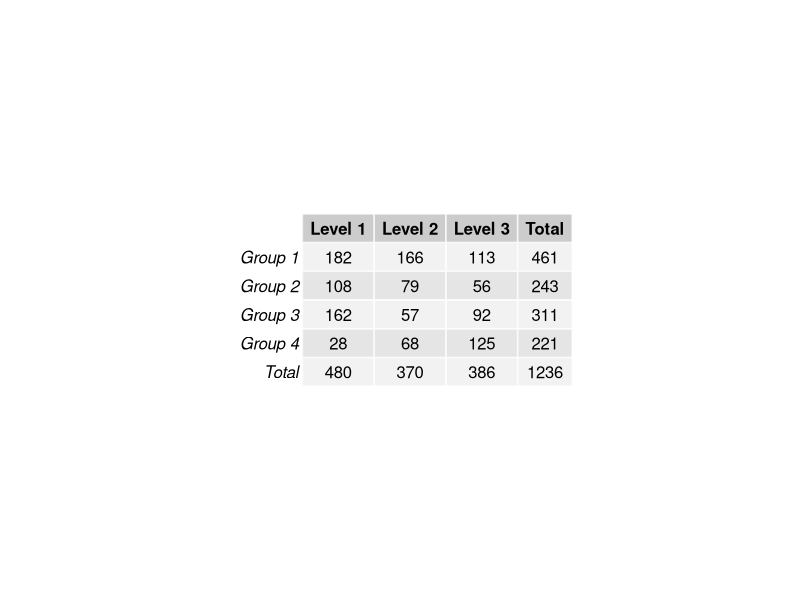
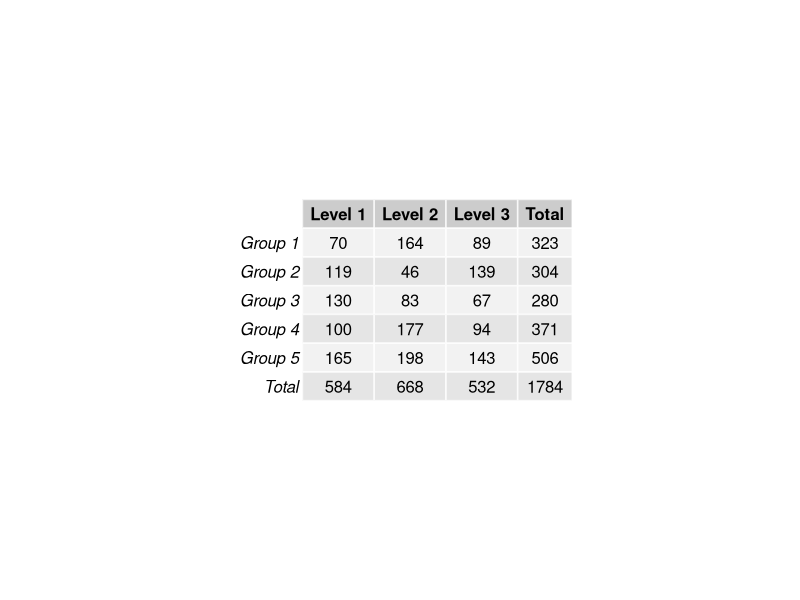
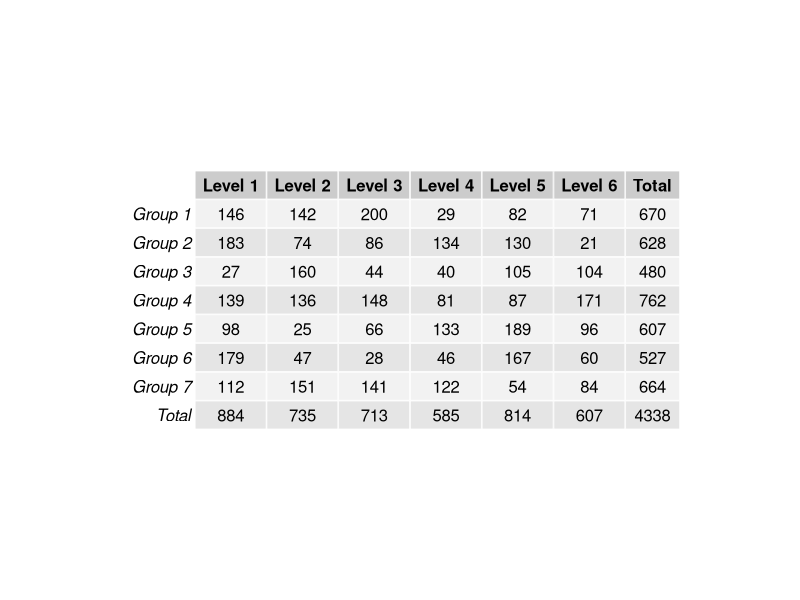
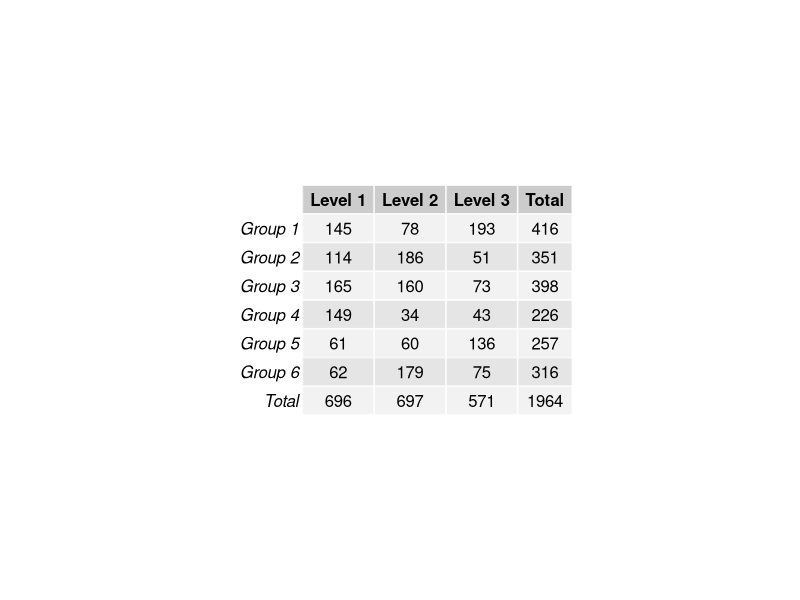
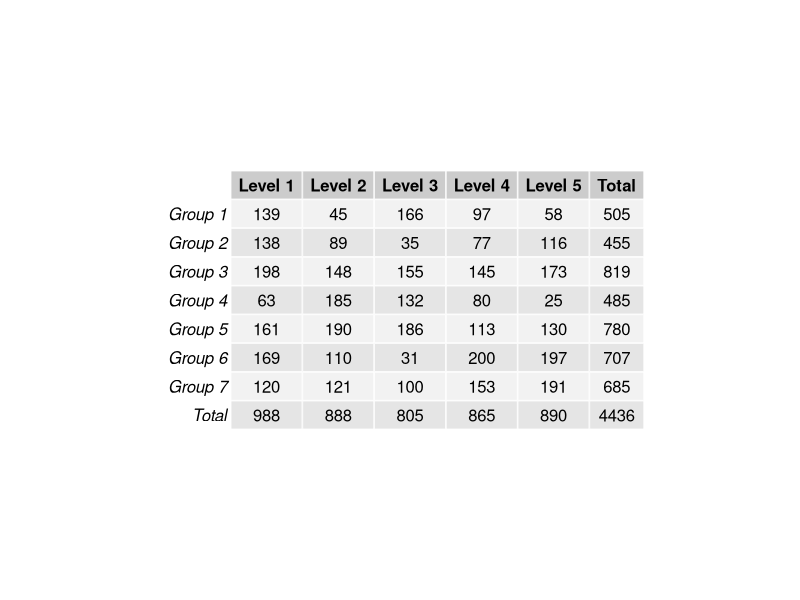
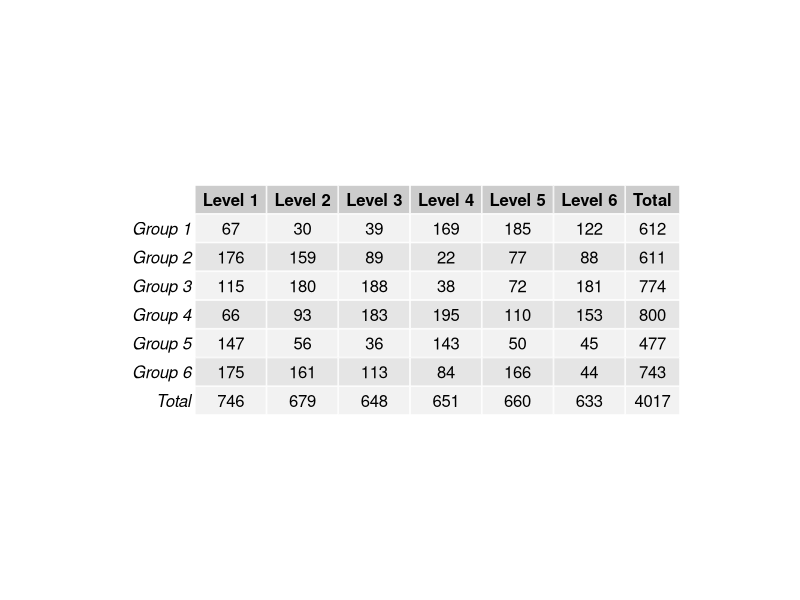
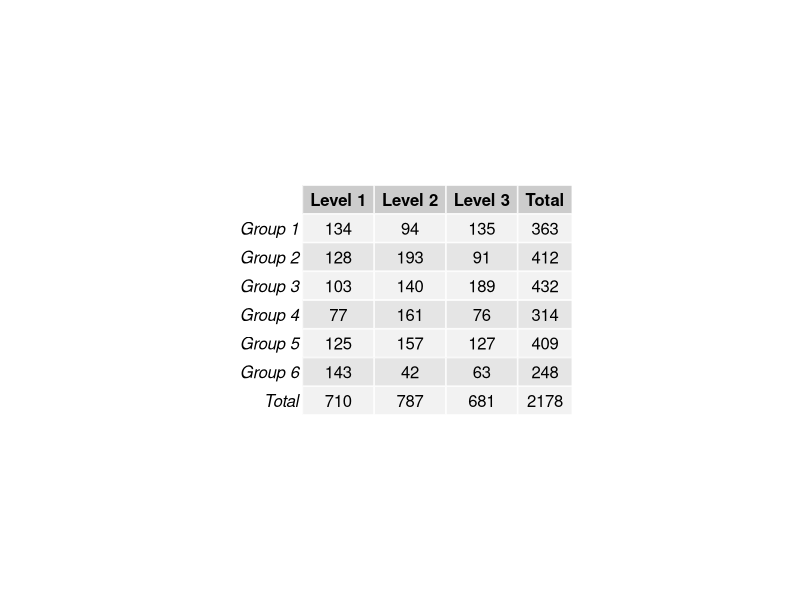
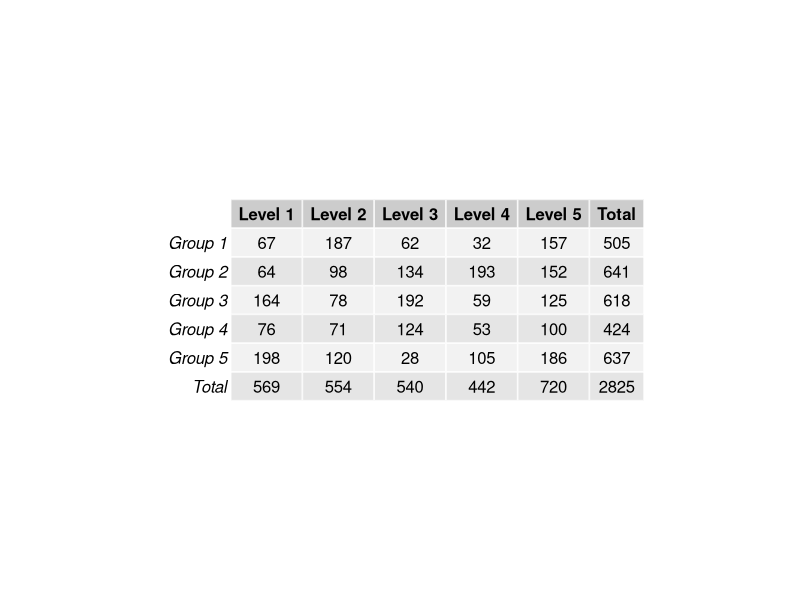

Generate these figures, in order, with R: (Note: this script raises an error after producing the figures.)
##### ChisqMC2 #####
library(gridExtra) # the pacakge needed for this particular question to create multiple grid-level plots in a page
ChisqMC2= function(
title = "ChisqMC2", # Question-bank title that will be easily viewable in e-learning
n = 200, # Number of questions to generate
type = "MC", # The question type, one of many possible types on e-learning
answers = 5, # Number of answers per MC question
points.per.q = 4, # Number of points the question is worth (on the test)
difficulty = 1, # An easily viewable difficulty level on e-learning
quest.txt1 = "The above table contains frequency data across two categorical variables. What are the degrees of freedom for the chi square test of association between the two variables?", # The above question text is the static text for the full question
digits = 2, # This is the number of decimal places to round off the data
loc.path = "Images/", # This is the local path used to store any randomly generated image files
e.path = "Images/", # This is the path on e-learning used to store any above-implemented image files
hint = "You need the formula for degrees of freedom from your chapter on chi squares.", # This is a student hint, visible to them during the exam on e-learning
feedback = "df = (#rows - 1)*(#cols - 1)" # This is student feedback, visible after the exam
)
{
param <- c("NewQuestion","ID","Title","QuestionText","Points","Difficulty", "Image",
           rep("Option", answers),"Hint","Feedback") # These are setting row names for the CSV file
questions <- data.frame() # This opens a data frame to store the randomly generated questions below
for(i in 1:n)
{
  ID <- paste(title, i, sep = "-") # The ID of the specific question within the bank, title + question number in the loop
  points <- sample(c(rep(0,answers-1),100),replace=F) # The proportion of points assigned to each possible answer, 1 if correct or 0 if incorrect
  corr.ind <- 7 + which.max(points) # This is the row index of the correct answer
  decis1 <- sample(3:7, size = 1) # creating the highest limit of number of groups
  decis2 <- sample(3:7, size = 1) # creating the highest limit of number of levels
  rn <- c()
  cn <- c()
  for(d in 1:decis1){rn[d] <- paste("Group", d)} # reporting the group number in the table in each row
  for(e in 1:decis2){cn[e] <- paste("Level", e)} # reporting the level number in the table in each column
  data <- matrix(sample(20:200, size = decis1*decis2), nrow = decis1, ncol = decis2,
                 dimnames = list(rn, cn)) # randomly creating the cell values in a matrix
  data <- addmargins(data, FUN = list(Total = sum), quiet = TRUE) # creating boundaries around and within the matrix to represent it as a table
  corr.ans <- (decis1 - 1)*(decis2 - 1) # This is the correct answer to the question
  df <- 2:7 # generating ranodom numbers for creating false boundary limit of the table
  ans.txt <- sample(unique(apply(expand.grid(df, df), 1, prod))[unique(apply(expand.grid(df, df), 1, prod)) != corr.ans],
                    size = answers) # These are randomly generated incorrect answers.
  content <- c(type, ID, ID, quest.txt1,
               points.per.q, difficulty, paste(e.path, paste(title, i, sep = "-"), ".jpeg", sep = ""),
               points, hint, feedback) # This is collecting a lot of the above information into a single vector
  options <- c(rep("",7), ans.txt, rep("",2)) # This is collecting the incorrect answers above, and indexing them correctly by row
  options[corr.ind] <- corr.ans # This is imputing the correct answer at the appropriate row index
  questions[(1+(9+answers)*i):((9+answers)*(i+1)),1] <- param # This is indexing and storing all the row names
  questions[(1+(9+answers)*i):((9+answers)*(i+1)),2] <- content # Indexing and storing all the content
  questions[(1+(9+answers)*i):((9+answers)*(i+1)),3] <- options # Indexing and storing the answers, both incorrect and correct
  jpeg(filename=paste(loc.path, paste(title, i, sep = "-"), ".jpeg", sep = ""),
       height = 25*nrow(data), width = 65*ncol(data)) # creating the image files in the designated place
  p <- tableGrob(data) # Creating the summary statistics for the graphical item
  grid.arrange(p) # arranging all the summary statistics for the graphical items in one location
  dev.off()
}
questions <- questions[((10+answers)):((9+answers)*(n+1)),] # Storing only what's needed for e-learning upload as a CSV file
write.table(questions, sep=",", file=paste(title, ".csv", sep = ""),
            row.names=F, col.names=F) # Writing the CSV file
}

ChisqMC2() # creating the csv file
